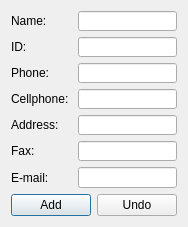
<?xml version="1.0" encoding="UTF-8"?>
<ui version="4.0">
 <class>Dialog</class>
 <widget class="QDialog" name="Dialog">
  <property name="geometry">
   <rect>
    <x>0</x>
    <y>0</y>
    <width>188</width>
    <height>227</height>
   </rect>
  </property>
  <property name="minimumSize">
   <size>
    <width>188</width>
    <height>227</height>
   </size>
  </property>
  <property name="maximumSize">
   <size>
    <width>350</width>
    <height>227</height>
   </size>
  </property>
  <property name="windowTitle">
   <string>Add Client</string>
  </property>
  <property name="windowIcon">
   <iconset resource="res.qrc">
    <normaloff>:/icons/resources/manager-512.png</normaloff>:/icons/resources/manager-512.png</iconset>
  </property>
  <property name="modal">
   <bool>true</bool>
  </property>
  <layout class="QGridLayout" name="gridLayout">
   <item row="0" column="0">
    <layout class="QFormLayout" name="formLayout">
     <item row="0" column="0">
      <widget class="QLabel" name="label">
       <property name="text">
        <string>Name: </string>
       </property>
      </widget>
     </item>
     <item row="2" column="0">
      <widget class="QLabel" name="label_2">
       <property name="text">
        <string>Phone: </string>
       </property>
      </widget>
     </item>
     <item row="0" column="1">
      <widget class="QLineEdit" name="leditName"/>
     </item>
     <item row="2" column="1">
      <widget class="QLineEdit" name="leditPhone"/>
     </item>
     <item row="4" column="0">
      <widget class="QLabel" name="label_3">
       <property name="text">
        <string>Address: </string>
       </property>
      </widget>
     </item>
     <item row="6" column="0">
      <widget class="QLabel" name="label_4">
       <property name="text">
        <string>E-mail: </string>
       </property>
      </widget>
     </item>
     <item row="4" column="1">
      <widget class="QLineEdit" name="leditAddress"/>
     </item>
     <item row="6" column="1">
      <widget class="QLineEdit" name="leditEmail"/>
     </item>
     <item row="3" column="0">
      <widget class="QLabel" name="label_5">
       <property name="text">
        <string>Cellphone: </string>
       </property>
      </widget>
     </item>
     <item row="3" column="1">
      <widget class="QLineEdit" name="leditCellphone"/>
     </item>
     <item row="5" column="0">
      <widget class="QLabel" name="label_6">
       <property name="text">
        <string>Fax:</string>
       </property>
      </widget>
     </item>
     <item row="5" column="1">
      <widget class="QLineEdit" name="leditFax"/>
     </item>
     <item row="1" column="0">
      <widget class="QLabel" name="label_7">
       <property name="text">
        <string>ID:</string>
       </property>
      </widget>
     </item>
     <item row="1" column="1">
      <widget class="QLineEdit" name="leditID">
       <property name="minimumSize">
        <size>
         <width>0</width>
         <height>0</height>
        </size>
       </property>
       <property name="placeholderText">
        <string/>
       </property>
      </widget>
     </item>
    </layout>
   </item>
   <item row="1" column="0">
    <layout class="QHBoxLayout" name="horizontalLayout">
     <item>
      <spacer name="horizontalSpacer_2">
       <property name="orientation">
        <enum>Qt::Horizontal</enum>
       </property>
       <property name="sizeHint" stdset="0">
        <size>
         <width>40</width>
         <height>20</height>
        </size>
       </property>
      </spacer>
     </item>
     <item>
      <widget class="QPushButton" name="btnAdd">
       <property name="text">
        <string>Add</string>
       </property>
      </widget>
     </item>
     <item>
      <widget class="QPushButton" name="btnUndo">
       <property name="text">
        <string>Undo</string>
       </property>
      </widget>
     </item>
     <item>
      <spacer name="horizontalSpacer">
       <property name="orientation">
        <enum>Qt::Horizontal</enum>
       </property>
       <property name="sizeHint" stdset="0">
        <size>
         <width>40</width>
         <height>20</height>
        </size>
       </property>
      </spacer>
     </item>
    </layout>
   </item>
  </layout>
 </widget>
 <resources>
  <include location="res.qrc"/>
 </resources>
 <connections/>
</ui>
